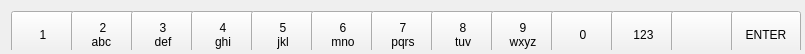
<?xml version="1.0" encoding="UTF-8"?>
<ui version="4.0">
 <class>ICVirtualKeyboard</class>
 <widget class="QWidget" name="ICVirtualKeyboard">
  <property name="geometry">
   <rect>
    <x>0</x>
    <y>0</y>
    <width>805</width>
    <height>54</height>
   </rect>
  </property>
  <property name="windowTitle">
   <string>Widget</string>
  </property>
  <widget class="QWidget" name="layoutWidget">
   <property name="geometry">
    <rect>
     <x>0</x>
     <y>0</y>
     <width>801</width>
     <height>50</height>
    </rect>
   </property>
   <layout class="QHBoxLayout" name="horizontalLayout">
    <property name="spacing">
     <number>0</number>
    </property>
    <item>
     <widget class="ICKeyboardButton" name="n1">
      <property name="minimumSize">
       <size>
        <width>64</width>
        <height>48</height>
       </size>
      </property>
      <property name="maximumSize">
       <size>
        <width>64</width>
        <height>48</height>
       </size>
      </property>
      <property name="focusPolicy">
       <enum>Qt::NoFocus</enum>
      </property>
      <property name="text">
       <string>1</string>
      </property>
     </widget>
    </item>
    <item>
     <widget class="ICKeyboardButton" name="n2">
      <property name="minimumSize">
       <size>
        <width>64</width>
        <height>48</height>
       </size>
      </property>
      <property name="maximumSize">
       <size>
        <width>64</width>
        <height>48</height>
       </size>
      </property>
      <property name="focusPolicy">
       <enum>Qt::NoFocus</enum>
      </property>
      <property name="text">
       <string>2
abc </string>
      </property>
     </widget>
    </item>
    <item>
     <widget class="ICKeyboardButton" name="n3">
      <property name="minimumSize">
       <size>
        <width>64</width>
        <height>48</height>
       </size>
      </property>
      <property name="maximumSize">
       <size>
        <width>64</width>
        <height>48</height>
       </size>
      </property>
      <property name="focusPolicy">
       <enum>Qt::NoFocus</enum>
      </property>
      <property name="text">
       <string>3
def</string>
      </property>
     </widget>
    </item>
    <item>
     <widget class="ICKeyboardButton" name="n4">
      <property name="minimumSize">
       <size>
        <width>64</width>
        <height>48</height>
       </size>
      </property>
      <property name="maximumSize">
       <size>
        <width>64</width>
        <height>48</height>
       </size>
      </property>
      <property name="focusPolicy">
       <enum>Qt::NoFocus</enum>
      </property>
      <property name="text">
       <string>4
ghi</string>
      </property>
     </widget>
    </item>
    <item>
     <widget class="ICKeyboardButton" name="n5">
      <property name="minimumSize">
       <size>
        <width>64</width>
        <height>48</height>
       </size>
      </property>
      <property name="maximumSize">
       <size>
        <width>64</width>
        <height>48</height>
       </size>
      </property>
      <property name="focusPolicy">
       <enum>Qt::NoFocus</enum>
      </property>
      <property name="text">
       <string>5
jkl</string>
      </property>
     </widget>
    </item>
    <item>
     <widget class="ICKeyboardButton" name="n6">
      <property name="minimumSize">
       <size>
        <width>64</width>
        <height>48</height>
       </size>
      </property>
      <property name="maximumSize">
       <size>
        <width>64</width>
        <height>48</height>
       </size>
      </property>
      <property name="focusPolicy">
       <enum>Qt::NoFocus</enum>
      </property>
      <property name="text">
       <string>6
mno</string>
      </property>
     </widget>
    </item>
    <item>
     <widget class="ICKeyboardButton" name="n7">
      <property name="minimumSize">
       <size>
        <width>64</width>
        <height>48</height>
       </size>
      </property>
      <property name="maximumSize">
       <size>
        <width>64</width>
        <height>48</height>
       </size>
      </property>
      <property name="focusPolicy">
       <enum>Qt::NoFocus</enum>
      </property>
      <property name="text">
       <string>7
pqrs</string>
      </property>
     </widget>
    </item>
    <item>
     <widget class="ICKeyboardButton" name="n8">
      <property name="minimumSize">
       <size>
        <width>64</width>
        <height>48</height>
       </size>
      </property>
      <property name="maximumSize">
       <size>
        <width>64</width>
        <height>48</height>
       </size>
      </property>
      <property name="focusPolicy">
       <enum>Qt::NoFocus</enum>
      </property>
      <property name="text">
       <string>8
tuv</string>
      </property>
     </widget>
    </item>
    <item>
     <widget class="ICKeyboardButton" name="n9">
      <property name="minimumSize">
       <size>
        <width>64</width>
        <height>48</height>
       </size>
      </property>
      <property name="maximumSize">
       <size>
        <width>64</width>
        <height>48</height>
       </size>
      </property>
      <property name="focusPolicy">
       <enum>Qt::NoFocus</enum>
      </property>
      <property name="text">
       <string>9
wxyz</string>
      </property>
     </widget>
    </item>
    <item>
     <widget class="ICKeyboardButton" name="n0">
      <property name="minimumSize">
       <size>
        <width>64</width>
        <height>48</height>
       </size>
      </property>
      <property name="maximumSize">
       <size>
        <width>64</width>
        <height>48</height>
       </size>
      </property>
      <property name="focusPolicy">
       <enum>Qt::NoFocus</enum>
      </property>
      <property name="text">
       <string>0</string>
      </property>
     </widget>
    </item>
    <item>
     <widget class="ICKeyboardButton" name="abc">
      <property name="minimumSize">
       <size>
        <width>65</width>
        <height>48</height>
       </size>
      </property>
      <property name="maximumSize">
       <size>
        <width>65</width>
        <height>48</height>
       </size>
      </property>
      <property name="focusPolicy">
       <enum>Qt::NoFocus</enum>
      </property>
      <property name="text">
       <string>123</string>
      </property>
      <property name="checkable">
       <bool>true</bool>
      </property>
      <property name="checked">
       <bool>false</bool>
      </property>
     </widget>
    </item>
    <item>
     <widget class="ICKeyboardButton" name="bs">
      <property name="minimumSize">
       <size>
        <width>68</width>
        <height>48</height>
       </size>
      </property>
      <property name="maximumSize">
       <size>
        <width>68</width>
        <height>48</height>
       </size>
      </property>
      <property name="focusPolicy">
       <enum>Qt::NoFocus</enum>
      </property>
      <property name="text">
       <string/>
      </property>
      <property name="icon">
       <iconset resource="image.qrc">
        <normaloff>:/image/bs2.png</normaloff>:/image/bs2.png</iconset>
      </property>
     </widget>
    </item>
    <item>
     <widget class="ICKeyboardButton" name="enter">
      <property name="minimumSize">
       <size>
        <width>70</width>
        <height>48</height>
       </size>
      </property>
      <property name="maximumSize">
       <size>
        <width>70</width>
        <height>48</height>
       </size>
      </property>
      <property name="focusPolicy">
       <enum>Qt::NoFocus</enum>
      </property>
      <property name="text">
       <string>ENTER</string>
      </property>
     </widget>
    </item>
   </layout>
  </widget>
 </widget>
 <layoutdefault spacing="6" margin="11"/>
 <customwidgets>
  <customwidget>
   <class>ICKeyboardButton</class>
   <extends>QPushButton</extends>
   <header>ickeyboardbutton.h</header>
  </customwidget>
 </customwidgets>
 <resources>
  <include location="image.qrc"/>
 </resources>
 <connections/>
</ui>
